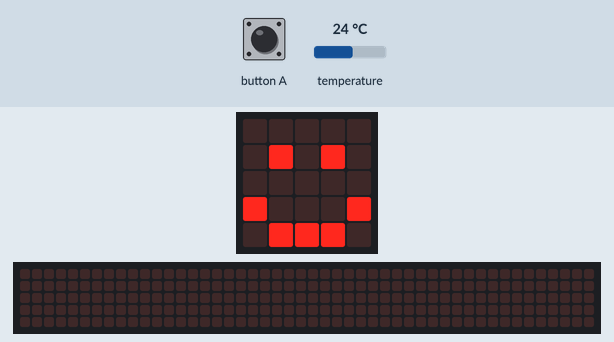
Simulated run of this program. Board: BBC micro:bit (MakeCode). Parts: the board's 5×5 LED display, a strip that is not on the board, showing the scrolling text unrolled. The test bench sets the inputs (shaded band); at power-on: temperature 24 °C. The 48×5 strip is a reading aid, not a part: it shows the text the display is scrolling, unrolled, one strip-width of it at a time.

Above: at 1.8 s.
1.9 s: button A pressed for 0.15 s
At 6.6 s:
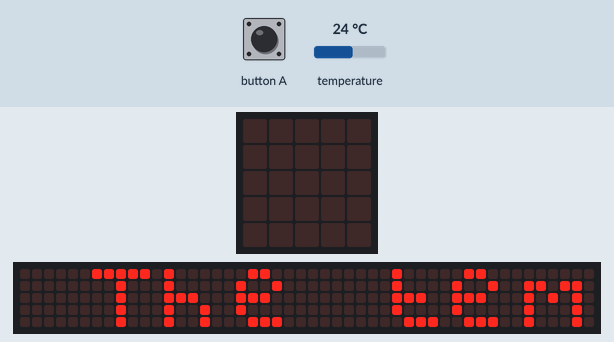
At 27.4 s:
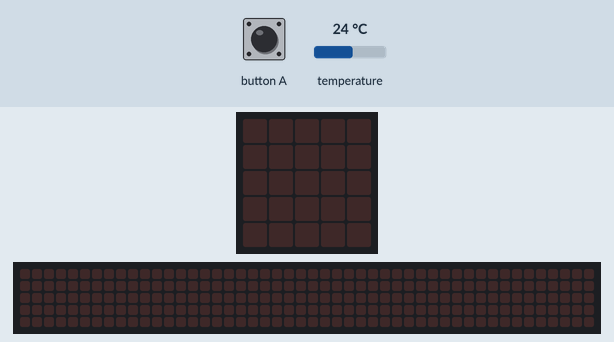

Measured:
- after the input at 1.9 s, the display: first changes after 0.15 s (image 1 shows a later state)
- what the display in image 1 shows lasts 0.8 s, from 6.1 s to 6.9 s

The program:

main.ts
```typescript
// (licence header left out)
// variable for the temperature of the microbit
let temperatureOfMicrobit: number = 0

basic.clearScreen()
basic.showIcon(IconNames.Happy)

input.onButtonPressed(Button.A, function () {
    temperatureOfMicrobit = input.temperature() + 273
    basic.showString(" The temperature is: " + temperatureOfMicrobit.toString() + " K")
})
```
